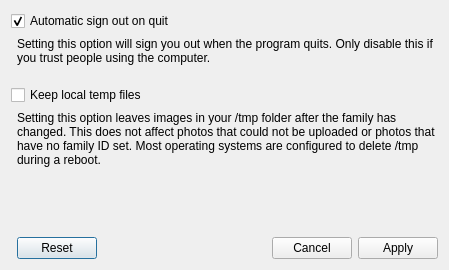
<?xml version="1.0" encoding="UTF-8"?>
<ui version="4.0">
 <class>SettingsDialog</class>
 <widget class="QDialog" name="SettingsDialog">
  <property name="geometry">
   <rect>
    <x>0</x>
    <y>0</y>
    <width>449</width>
    <height>270</height>
   </rect>
  </property>
  <property name="windowTitle">
   <string>Settings</string>
  </property>
  <layout class="QFormLayout" name="formLayout">
   <item row="0" column="0" colspan="2">
    <widget class="QCheckBox" name="signoutonquit">
     <property name="text">
      <string>Automatic sign out on quit</string>
     </property>
     <property name="checked">
      <bool>true</bool>
     </property>
     <property name="tristate">
      <bool>false</bool>
     </property>
    </widget>
   </item>
   <item row="1" column="1">
    <widget class="QLabel" name="signoutonquitlabel">
     <property name="text">
      <string>Setting this option will sign you out when the program quits. Only disable this if you trust people using the computer.</string>
     </property>
     <property name="alignment">
      <set>Qt::AlignLeading|Qt::AlignLeft|Qt::AlignTop</set>
     </property>
     <property name="wordWrap">
      <bool>true</bool>
     </property>
    </widget>
   </item>
   <item row="2" column="0" colspan="2">
    <widget class="QCheckBox" name="keeptempfiles">
     <property name="layoutDirection">
      <enum>Qt::LeftToRight</enum>
     </property>
     <property name="text">
      <string>Keep local temp files</string>
     </property>
    </widget>
   </item>
   <item row="3" column="1">
    <widget class="QLabel" name="keeptempfileslabel">
     <property name="text">
      <string>Setting this option leaves images in your /tmp folder after the family has changed. This does not affect photos that could not be uploaded or photos that have no family ID set. Most operating systems are configured to delete /tmp during a reboot.</string>
     </property>
     <property name="alignment">
      <set>Qt::AlignLeading|Qt::AlignLeft|Qt::AlignTop</set>
     </property>
     <property name="wordWrap">
      <bool>true</bool>
     </property>
    </widget>
   </item>
   <item row="5" column="1">
    <widget class="QDialogButtonBox" name="buttons">
     <property name="orientation">
      <enum>Qt::Horizontal</enum>
     </property>
     <property name="standardButtons">
      <set>QDialogButtonBox::Apply|QDialogButtonBox::Cancel|QDialogButtonBox::Reset</set>
     </property>
     <property name="centerButtons">
      <bool>false</bool>
     </property>
    </widget>
   </item>
   <item row="4" column="1">
    <spacer name="spacer">
     <property name="orientation">
      <enum>Qt::Vertical</enum>
     </property>
     <property name="sizeHint" stdset="0">
      <size>
       <width>20</width>
       <height>40</height>
      </size>
     </property>
    </spacer>
   </item>
  </layout>
 </widget>
 <resources/>
 <connections>
  <connection>
   <sender>buttons</sender>
   <signal>rejected()</signal>
   <receiver>SettingsDialog</receiver>
   <slot>reject()</slot>
   <hints>
    <hint type="sourcelabel">
     <x>316</x>
     <y>260</y>
    </hint>
    <hint type="destinationlabel">
     <x>286</x>
     <y>274</y>
    </hint>
   </hints>
  </connection>
 </connections>
</ui>
